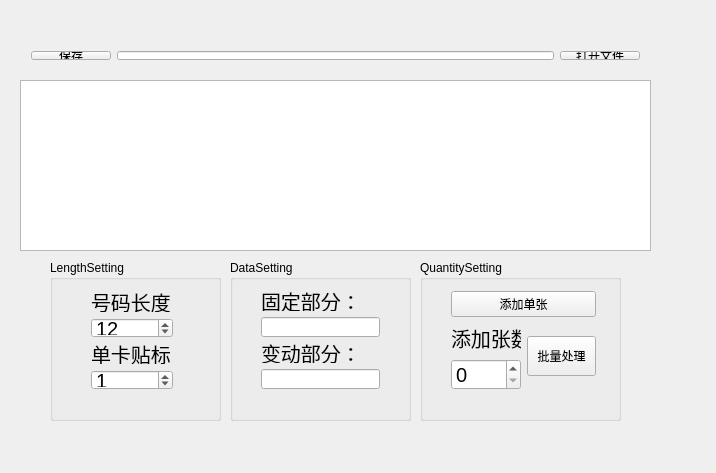
<?xml version="1.0" encoding="UTF-8"?>
<ui version="4.0">
 <class>Widget</class>
 <widget class="QWidget" name="Widget">
  <property name="geometry">
   <rect>
    <x>0</x>
    <y>0</y>
    <width>716</width>
    <height>473</height>
   </rect>
  </property>
  <property name="minimumSize">
   <size>
    <width>0</width>
    <height>0</height>
   </size>
  </property>
  <property name="windowTitle">
   <string>Widget</string>
  </property>
  <widget class="QListWidget" name="listWidget">
   <property name="geometry">
    <rect>
     <x>20</x>
     <y>80</y>
     <width>631</width>
     <height>171</height>
    </rect>
   </property>
   <property name="font">
    <font>
     <pointsize>15</pointsize>
     <weight>75</weight>
     <bold>true</bold>
    </font>
   </property>
   <property name="styleSheet">
    <string notr="true"/>
   </property>
  </widget>
  <widget class="QGroupBox" name="groupBox">
   <property name="geometry">
    <rect>
     <x>50</x>
     <y>260</y>
     <width>171</width>
     <height>161</height>
    </rect>
   </property>
   <property name="title">
    <string>LengthSetting</string>
   </property>
   <widget class="QWidget" name="layoutWidget">
    <property name="geometry">
     <rect>
      <x>30</x>
      <y>20</y>
      <width>104</width>
      <height>121</height>
     </rect>
    </property>
    <layout class="QVBoxLayout" name="verticalLayout_7">
     <item>
      <layout class="QVBoxLayout" name="verticalLayout">
       <item>
        <widget class="QLabel" name="label">
         <property name="font">
          <font>
           <pointsize>15</pointsize>
          </font>
         </property>
         <property name="text">
          <string>号码长度：</string>
         </property>
        </widget>
       </item>
       <item>
        <widget class="QSpinBox" name="lenSBox">
         <property name="font">
          <font>
           <pointsize>15</pointsize>
          </font>
         </property>
         <property name="maximum">
          <number>20</number>
         </property>
         <property name="value">
          <number>12</number>
         </property>
        </widget>
       </item>
      </layout>
     </item>
     <item>
      <layout class="QVBoxLayout" name="verticalLayout_2">
       <item>
        <widget class="QLabel" name="label_2">
         <property name="font">
          <font>
           <pointsize>15</pointsize>
          </font>
         </property>
         <property name="text">
          <string>单卡贴标：</string>
         </property>
        </widget>
       </item>
       <item>
        <widget class="QSpinBox" name="intervalSBox">
         <property name="font">
          <font>
           <pointsize>15</pointsize>
          </font>
         </property>
         <property name="maximum">
          <number>999</number>
         </property>
         <property name="value">
          <number>1</number>
         </property>
        </widget>
       </item>
      </layout>
     </item>
    </layout>
   </widget>
  </widget>
  <widget class="QGroupBox" name="groupBox_2">
   <property name="geometry">
    <rect>
     <x>230</x>
     <y>260</y>
     <width>181</width>
     <height>161</height>
    </rect>
   </property>
   <property name="title">
    <string>DataSetting</string>
   </property>
   <widget class="QWidget" name="layoutWidget">
    <property name="geometry">
     <rect>
      <x>20</x>
      <y>20</y>
      <width>141</width>
      <height>120</height>
     </rect>
    </property>
    <layout class="QVBoxLayout" name="verticalLayout_9">
     <item>
      <layout class="QVBoxLayout" name="verticalLayout_8">
       <item>
        <layout class="QVBoxLayout" name="verticalLayout_3">
         <item>
          <widget class="QLabel" name="label_3">
           <property name="font">
            <font>
             <pointsize>15</pointsize>
            </font>
           </property>
           <property name="text">
            <string>固定部分：</string>
           </property>
          </widget>
         </item>
        </layout>
       </item>
       <item>
        <widget class="QLineEdit" name="fixLEdit">
         <property name="font">
          <font>
           <pointsize>15</pointsize>
          </font>
         </property>
        </widget>
       </item>
      </layout>
     </item>
     <item>
      <layout class="QVBoxLayout" name="verticalLayout_4">
       <item>
        <widget class="QLabel" name="label_4">
         <property name="font">
          <font>
           <pointsize>15</pointsize>
          </font>
         </property>
         <property name="text">
          <string>变动部分：</string>
         </property>
        </widget>
       </item>
       <item>
        <widget class="QLineEdit" name="changeLEdit">
         <property name="font">
          <font>
           <pointsize>15</pointsize>
          </font>
         </property>
        </widget>
       </item>
      </layout>
     </item>
    </layout>
   </widget>
  </widget>
  <widget class="QGroupBox" name="groupBox_3">
   <property name="geometry">
    <rect>
     <x>420</x>
     <y>260</y>
     <width>201</width>
     <height>161</height>
    </rect>
   </property>
   <property name="title">
    <string>QuantitySetting</string>
   </property>
   <widget class="QWidget" name="layoutWidget">
    <property name="geometry">
     <rect>
      <x>20</x>
      <y>20</y>
      <width>167</width>
      <height>121</height>
     </rect>
    </property>
    <layout class="QVBoxLayout" name="verticalLayout_6">
     <item>
      <widget class="QPushButton" name="addOnePBtn">
       <property name="sizePolicy">
        <sizepolicy hsizetype="Minimum" vsizetype="Fixed">
         <horstretch>0</horstretch>
         <verstretch>0</verstretch>
        </sizepolicy>
       </property>
       <property name="minimumSize">
        <size>
         <width>0</width>
         <height>0</height>
        </size>
       </property>
       <property name="maximumSize">
        <size>
         <width>16777215</width>
         <height>30</height>
        </size>
       </property>
       <property name="baseSize">
        <size>
         <width>0</width>
         <height>0</height>
        </size>
       </property>
       <property name="text">
        <string>添加单张</string>
       </property>
      </widget>
     </item>
     <item>
      <layout class="QHBoxLayout" name="horizontalLayout_2">
       <item>
        <layout class="QVBoxLayout" name="verticalLayout_5">
         <item>
          <widget class="QLabel" name="label_5">
           <property name="font">
            <font>
             <pointsize>15</pointsize>
            </font>
           </property>
           <property name="text">
            <string>添加张数</string>
           </property>
          </widget>
         </item>
         <item>
          <widget class="QSpinBox" name="quantitySBox">
           <property name="font">
            <font>
             <pointsize>15</pointsize>
            </font>
           </property>
           <property name="maximum">
            <number>999</number>
           </property>
          </widget>
         </item>
        </layout>
       </item>
       <item>
        <widget class="QPushButton" name="addBatchPBtn">
         <property name="maximumSize">
          <size>
           <width>16777215</width>
           <height>40</height>
          </size>
         </property>
         <property name="text">
          <string>批量处理</string>
         </property>
        </widget>
       </item>
      </layout>
     </item>
    </layout>
   </widget>
  </widget>
  <widget class="QWidget" name="layoutWidget">
   <property name="geometry">
    <rect>
     <x>20</x>
     <y>40</y>
     <width>631</width>
     <height>31</height>
    </rect>
   </property>
   <layout class="QHBoxLayout" name="horizontalLayout">
    <item>
     <widget class="QPushButton" name="saveFilePBtn">
      <property name="text">
       <string>保存</string>
      </property>
     </widget>
    </item>
    <item>
     <widget class="QLineEdit" name="filePathLEdit"/>
    </item>
    <item>
     <widget class="QPushButton" name="openFilePBtn">
      <property name="text">
       <string>打开文件</string>
      </property>
     </widget>
    </item>
   </layout>
  </widget>
 </widget>
 <layoutdefault spacing="6" margin="11"/>
 <tabstops>
  <tabstop>openFilePBtn</tabstop>
  <tabstop>filePathLEdit</tabstop>
  <tabstop>saveFilePBtn</tabstop>
  <tabstop>lenSBox</tabstop>
  <tabstop>intervalSBox</tabstop>
  <tabstop>fixLEdit</tabstop>
  <tabstop>changeLEdit</tabstop>
  <tabstop>quantitySBox</tabstop>
  <tabstop>addBatchPBtn</tabstop>
  <tabstop>addOnePBtn</tabstop>
  <tabstop>listWidget</tabstop>
 </tabstops>
 <resources/>
 <connections/>
</ui>
